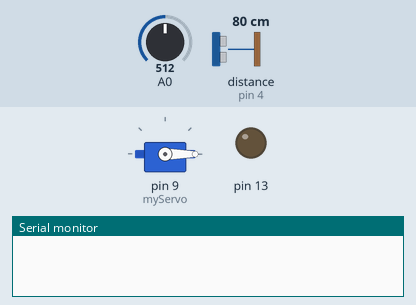
Recording of a sketch running on a simulated Arduino Uno, built for the host (arithmetic inside an expression is 32-bit, double 64-bit). On the bench: servo, output pins drawn as LEDs (lit = HIGH), the last lines printed to the serial monitor. Wiring (inferred from the names in the program): ultrasonic range finder: trigger pin 10; echo pin 4. Inputs (shaded band) come from the test bench; at power-on: distance to the obstacle (sensor on pin 4) 80 cm, A0 = 512. The echo pulse lasts 58.3 µs per cm; pins used as bus, display or sensor lines are not drawn.

Above: at 1.08 s.
2.0 s: distance to the obstacle (sensor on pin 4) set to 4 cm
At 2.46 s:
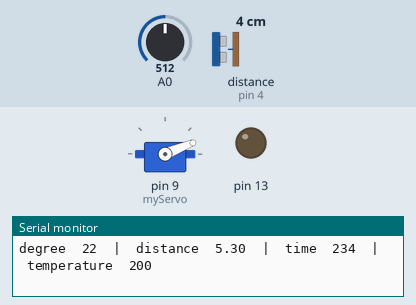
5.5 s: A0 set to 319
At 5.96 s:
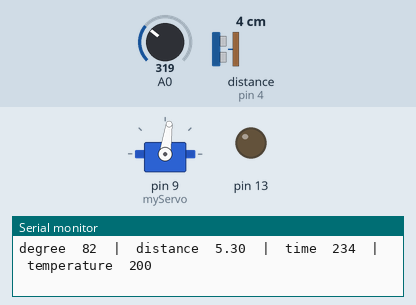
9.7 s: A0 set to 294
At 12.5 s:
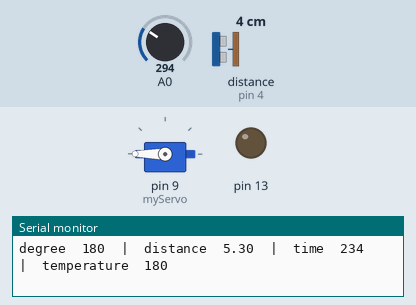
13.2 s: distance to the obstacle (sensor on pin 4) set to 35 cm
27.2 s: distance to the obstacle (sensor on pin 4) set to 120 cm
At 28.0 s:
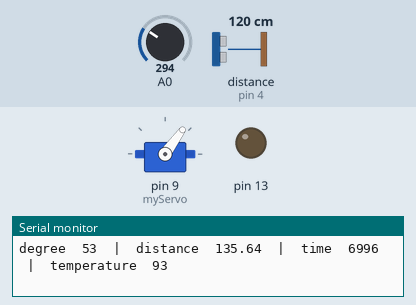
30.7 s: distance to the obstacle (sensor on pin 4) set to 2 cm
Timing chart, 0 to 35.2 s (numbered marks = the images above; inputs shaded):
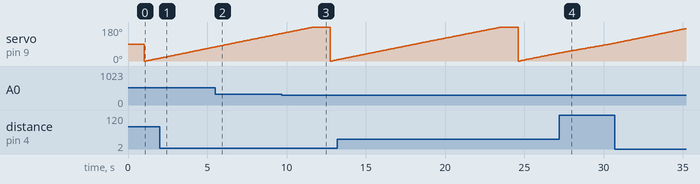

Measured:
- the behaviour switches between 307 and 306 on A0 (found by bisection; images 2 and 3)

The sketch:

Classic_Radar.ino
```cpp
#include <Servo.h>

#define trigger 10
#define echo 4
#define ntc 0                //analog-pin 0

Servo myServo;

//Functions
void scan(void);
void readTemp(void);


//Global variables
float distance[180];
byte degree[180];
int temperature;

void setup(void)
{
  pinMode(13, OUTPUT);
  pinMode(trigger,OUTPUT);  //ultrasonic
  pinMode(echo,INPUT);      //ultrasonic
  pinMode(ntc,INPUT);

  myServo.attach(9);
  myServo.write(90);
  delay(20);

  Serial.begin(9600);
}//setup()


void loop(void)    //myServo.write();
{
  delay(1000);
  readTemp();
  scan();

  Serial.println();

}//loop-end


void scan(void){                    //tarama performansini artir ve arge yap
  float average=0;
  unsigned long int timee=0;
  byte counter=5;

  myServo.write(0);  //give some time to servo for re-positioning properly
  delay(80);

  for(register byte i=0;i<=180;i++){ //this for-loop are complete up to (max) 16.4 seconds (at 25˚C)
    myServo.write(i);
    delay(30);        // Operating speed: 0.1 s/60˚ of the Servo
      for(register byte j=0;j<5;j++ ){ //this for-loop are complete up to (max) 91.06 milliseconds (at 25˚C)
        digitalWrite(trigger,LOW);
        delayMicroseconds(2);
        digitalWrite(trigger,HIGH);
        delayMicroseconds(10);    //transmits 40kHz ultrasonic waves 8 times
        digitalWrite(trigger,LOW);  //
        timee=pulseIn(echo,HIGH,10000);  //measures in range of 1.5 meters  at 25˚C
        if(timee==0)counter--;           //if connat measure anaything (in case out of range),do not consider
        average+=(timee)*(0.01657+(0.0000303*temperature)); //measures in cm in terms of microseconds
      }//for-end (icteki)
    if(counter==0)distance[i]=0;          //in case no obstacle measured (if out of range),consider it as '0'
    else distance[i]=(average)/(counter);
    degree[i]=i;
    average=0;
    counter=5;
    //#
    Serial.print("degree\t");  //degree
    Serial.print(degree[i]);
    Serial.print("\t|\t");
    Serial.print("distance\t");  //centimeter
    Serial.print(distance[i]);
    Serial.print("\t|\t");
    Serial.print("time\t"); //microsecond
    Serial.print(timee);
    Serial.print("\t|\t");
    Serial.print("temperature\t");  //˚C
    Serial.println(temperature);
    //#


    }//for-end (en distaki)
  }//scan-end

void readTemp(void){
  temperature=map(analogRead(0),20,358,-40,125);
}//readTemp()

//project:
//https://www.tinkercad.com/things/9SpAQEDkcmp-classic-ultrasonic-radar/editel
```
